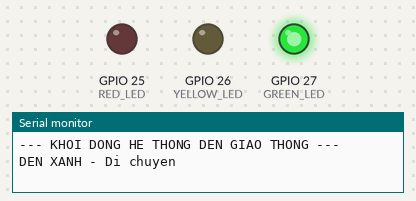
The program below on a simulated ESP32. Shown: output pins drawn as LEDs (lit = HIGH), the last lines printed to the serial monitor.

Above: at 1.5 s.
At 3.5 s:
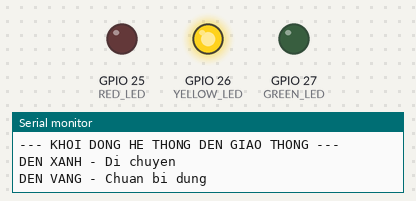
At 5.5 s:
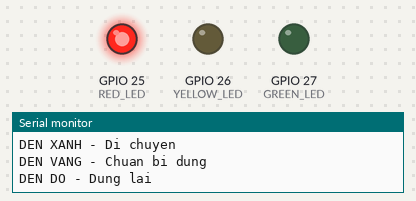
Timing chart, 0 to 9.1 s (numbered marks = the images above):
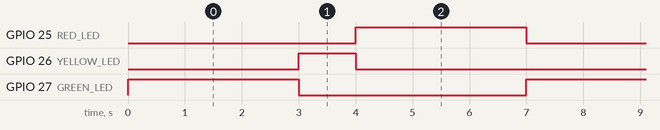

Measured:
- by itself, GPIO 25 (RED_LED), GPIO 27 (GREEN_LED): alternates HIGH for 3.0 s and LOW for 4.0 s
- by itself, GPIO 26 (YELLOW_LED): alternates HIGH for 1.0 s and LOW for 6.0 s
- by itself, everything shown: repeats every 7.0 s, in 3 steps

The program:

main.cpp
```cpp
#include <Arduino.h>

// ==========================================
// LAB 01 - BÀI 1: MÔ PHỎNG ĐÈN GIAO THÔNG
// ==========================================

// Định nghĩa chân kết nối LED
const int RED_LED    = 25;
const int YELLOW_LED = 26;
const int GREEN_LED  = 27;

void setup() {
  // Khởi tạo giao tiếp Serial với tốc độ 115200 baud
  Serial.begin(115200);

  // Cấu hình các chân điều khiển LED ở chế độ OUTPUT
  pinMode(RED_LED, OUTPUT);
  pinMode(YELLOW_LED, OUTPUT);
  pinMode(GREEN_LED, OUTPUT);

  // Ban đầu tắt tất cả các đèn
  digitalWrite(RED_LED, LOW);
  digitalWrite(YELLOW_LED, LOW);
  digitalWrite(GREEN_LED, LOW);

  Serial.println("--- KHOI DONG HE THONG DEN GIAO THONG ---");
}

void loop() {
  // 1. ĐÈN XANH sáng trong 3 giây
  digitalWrite(GREEN_LED, HIGH);
  digitalWrite(YELLOW_LED, LOW);
  digitalWrite(RED_LED, LOW);
  Serial.println("DEN XANH - Di chuyen");
  delay(3000);

  // 2. ĐÈN VÀNG sáng trong 1 giây
  digitalWrite(GREEN_LED, LOW);
  digitalWrite(YELLOW_LED, HIGH);
  digitalWrite(RED_LED, LOW);
  Serial.println("DEN VANG - Chuan bi dung");
  delay(1000);

  // 3. ĐÈN ĐỎ sáng trong 3 giây
  digitalWrite(GREEN_LED, LOW);
  digitalWrite(YELLOW_LED, LOW);
  digitalWrite(RED_LED, HIGH);
  Serial.println("DEN DO - Dung lai");
  delay(3000);
}
```
